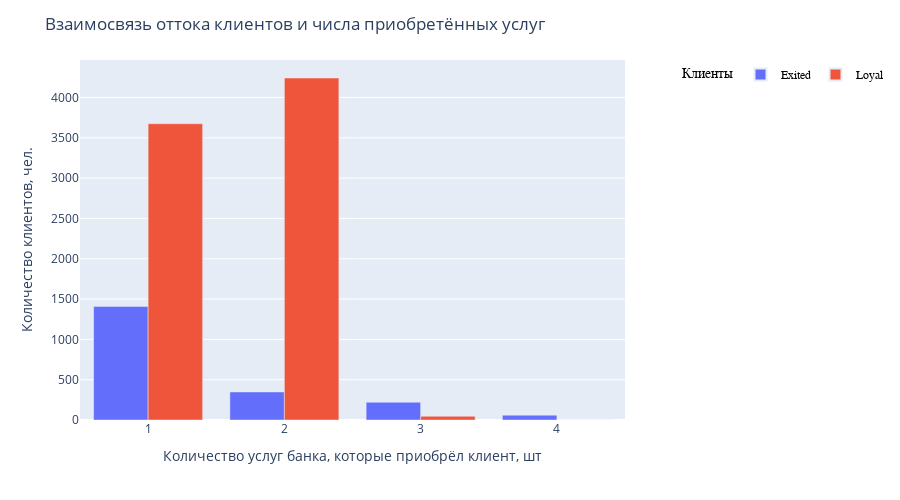

The code cell stored with this chart in its notebook:
### Markdown cell above
9.7. Как отток клиентов зависит от числа приобретённых у банка услуг? Для ответа на этот вопрос постройте многоуровневую столбчатую диаграмму.

### Code cell
churn_data['Exited'] = churn_data['Exited'].astype('int')
churn_data['Loyal'] = 1 - churn_data['Exited']
grouped_by_exit = churn_data.groupby(['NumOfProducts'])[['Exited', 'Loyal']].sum()

fig = px.bar(
    data_frame=grouped_by_exit,
    x=grouped_by_exit.index,
    y=['Exited', 'Loyal'],
    height=500,
    barmode="group"
)

fig.update_layout(
    title='Взаимосвязь оттока клиентов и числа приобретённых услуг',
    yaxis_title='Количество клиентов, чел.',
    xaxis_title='Количество услуг банка, которые приобрёл клиент, шт',
    legend=dict(x=1.1, y=1,
                orientation='h',
                title='Клиенты',
                font=dict(family='Arial', size=12, color='black'),
                itemsizing='constant')
)

fig.show()

display(Image(filename='D:\DS\Skillfactory_jupiter_notebook\PYTHON-13.Vizualization_data\data\9.7.png'))

### Figure 1 — Plotly figure (JSON) as saved in the notebook; plotly's stock layout.template omitted (floating-point values rounded to 4 significant figures)
{"data": [{"alignmentgroup": "True", "hovertemplate": "variable=Exited<br>NumOfProducts=%{x}<br>value=%{y}<extra></extra>", "legendgroup": "Exited", "marker": {"color": "#636efa", "pattern": {"shape": ""}}, "name": "Exited", "offsetgroup": "Exited", "orientation": "v", "showlegend": true, "textposition": "auto", "type": "bar", "x": [1, 2, 3, 4], "xaxis": "x", "y": [1409, 348, 220, 60], "yaxis": "y"}, {"alignmentgroup": "True", "hovertemplate": "variable=Loyal<br>NumOfProducts=%{x}<br>value=%{y}<extra></extra>", "legendgroup": "Loyal", "marker": {"color": "#EF553B", "pattern": {"shape": ""}}, "name": "Loyal", "offsetgroup": "Loyal", "orientation": "v", "showlegend": true, "textposition": "auto", "type": "bar", "x": [1, 2, 3, 4], "xaxis": "x", "y": [3675, 4242, 46, 0], "yaxis": "y"}], "layout": {"barmode": "group", "height": 500, "legend": {"font": {"color": "black", "family": "Arial", "size": 12}, "itemsizing": "constant", "orientation": "h", "title": {"text": "Клиенты"}, "tracegroupgap": 0, "x": 1.1, "y": 1}, "margin": {"t": 60}, "title": {"text": "Взаимосвязь оттока клиентов и числа приобретённых услуг"}, "xaxis": {"anchor": "y", "domain": [0, 1], "title": {"text": "Количество услуг банка, которые приобрёл клиент, шт"}}, "yaxis": {"anchor": "x", "domain": [0, 1], "title": {"text": "Количество клиентов, чел."}}}}
